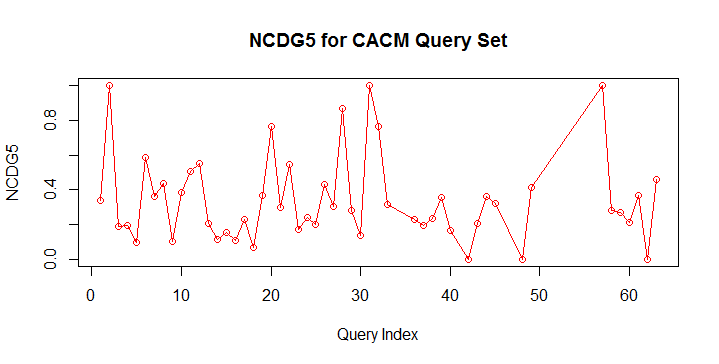

Write the R code that produced this figure.
ncdg5 <- read.csv("NDCG5.csv", header = TRUE)
plot(ncdg5$Query,ncdg5$Value,type = "o",col = "red", xlab = "Query Index", ylab = "NCDG5", 
     main = "NCDG5 for CACM Query Set",  ylim=c(0,1))
